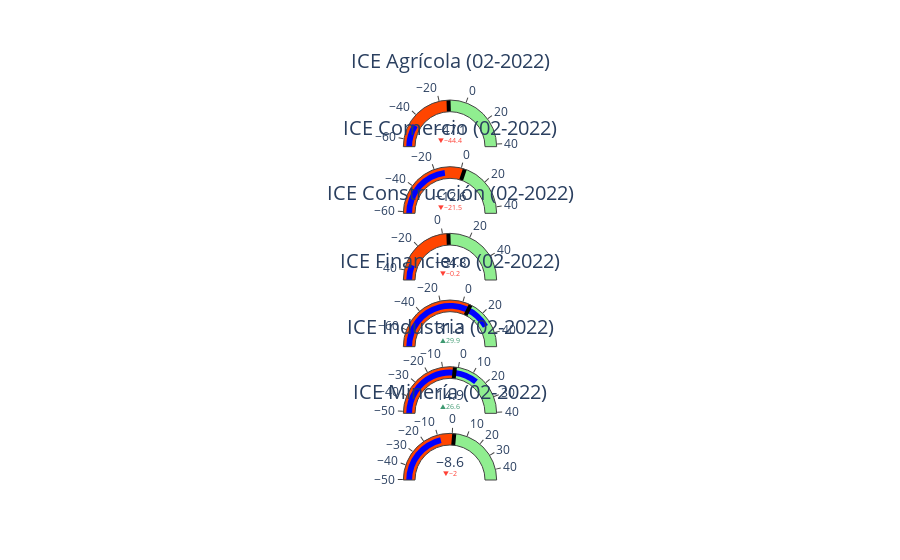

The code cell stored with this chart in its notebook:
### Code cell
indicadores = go.Figure()

indicadores.add_trace(go.Indicator(
    mode = "gauge+number+delta",
    delta = {'reference': ice_agricola[-2]},
    value = ice_agricola[-1],
    title = {'text': "ICE Agrícola (" + ice_agricola.index.strftime('%m-%Y')[-1] + ")"},
    gauge = {
        'axis': {'range': [ice_agricola.min(), ice_agricola.max()]},
        'bar': {'color': 'blue'},
        'steps': [
            {'range': [ice_agricola.min(), ice_agricola.median()], 'color': 'orangered'},
            {'range': [ice_agricola.median(), ice_agricola.max()], 'color': 'lightgreen'}],
        'threshold': {'line': {'color': "black", 'width': 4}, 'thickness': 1, 'value': ice_agricola.median()}       
    },
    domain = {'row': 0, 'column': 0}
    ))

indicadores.add_trace(go.Indicator(
    mode = "gauge+number+delta",
    delta = {'reference': ice_comercio[-2]},
    value = ice_comercio[-1],
    title = {'text': "ICE Comercio (" + ice_comercio.index.strftime('%m-%Y')[-1] + ")"},
    gauge = {
        'axis': {'range': [ice_comercio.min(), ice_comercio.max()]},
        'bar': {'color': 'blue'},
        'steps': [
            {'range': [ice_comercio.min(), ice_comercio.median()], 'color': 'orangered'},
            {'range': [ice_comercio.median(), ice_comercio.max()], 'color': 'lightgreen'}],
        'threshold': {'line': {'color': "black", 'width': 4}, 'thickness': 1, 'value': ice_comercio.median()}       
    },
    domain = {'row': 1, 'column': 0}
    ))

indicadores.add_trace(go.Indicator(
    mode = "gauge+number+delta",
    delta = {'reference': ice_construccion[-2]},
    value = ice_construccion[-1],
    title = {'text': "ICE Construcción (" + ice_construccion.index.strftime('%m-%Y')[-1] + ")"},
    gauge = {
        'axis': {'range': [ice_construccion.min(), ice_construccion.max()]},
        'bar': {'color': 'blue'},
        'steps': [
            {'range': [ice_construccion.min(), ice_construccion.median()], 'color': 'orangered'},
            {'range': [ice_construccion.median(), ice_construccion.max()], 'color': 'lightgreen'}],
        'threshold': {'line': {'color': "black", 'width': 4}, 'thickness': 1, 'value': ice_construccion.median()}       
    },
    domain = {'row': 2, 'column': 0}
    ))

indicadores.add_trace(go.Indicator(
    mode = "gauge+number+delta",
    delta = {'reference': ice_financiero[-2]},
    value = ice_financiero[-1],
    title = {'text': "ICE Financiero (" + ice_financiero.index.strftime('%m-%Y')[-1] + ")"},
    gauge = {
        'axis': {'range': [ice_financiero.min(), ice_financiero.max()]},
        'bar': {'color': 'blue'},
        'steps': [
            {'range': [ice_financiero.min(), ice_financiero.median()], 'color': 'orangered'},
            {'range': [ice_financiero.median(), ice_financiero.max()], 'color': 'lightgreen'}],
        'threshold': {'line': {'color': "black", 'width': 4}, 'thickness': 1, 'value': ice_financiero.median()}       
    },
    domain = {'row': 3, 'column': 0}
    ))

indicadores.add_trace(go.Indicator(
    mode = "gauge+number+delta",
    delta = {'reference': ice_industria[-2]},
    value = ice_industria[-1],
    title = {'text': "ICE Industria (" + ice_industria.index.strftime('%m-%Y')[-1] + ")"},
    gauge = {
        'axis': {'range': [ice_industria.min(), ice_industria.max()]},
        'bar': {'color': 'blue'},
        'steps': [
            {'range': [ice_industria.min(), ice_industria.median()], 'color': 'orangered'},
            {'range': [ice_industria.median(), ice_industria.max()], 'color': 'lightgreen'}],
        'threshold': {'line': {'color': "black", 'width': 4}, 'thickness': 1, 'value': ice_industria.median()}       
    },
    domain = {'row': 4, 'column': 0}
    ))

indicadores.add_trace(go.Indicator(
    mode = "gauge+number+delta",
    delta = {'reference': ice_mineria[-2]},
    value = ice_mineria[-1],
    title = {'text': "ICE Minería (" + ice_mineria.index.strftime('%m-%Y')[-1] + ")"},
    gauge = {
        'axis': {'range': [ice_mineria.min(), ice_mineria.max()]},
        'bar': {'color': 'blue'},
        'steps': [
            {'range': [ice_mineria.min(), ice_mineria.median()], 'color': 'orangered'},
            {'range': [ice_mineria.median(), ice_mineria.max()], 'color': 'lightgreen'}],
        'threshold': {'line': {'color': "black", 'width': 4}, 'thickness': 1, 'value': ice_mineria.median()}       
    },
    domain = {'row': 5, 'column': 0}
    ))

indicadores.update_layout(
    grid = {'rows': 6, 'columns': 1, 'pattern': "independent"},
    template = {'data' : {'indicator': [{
        'title': {'text': "Speed"},
        'mode' : "number+delta+gauge",
        'delta' : {'reference': 90}}]
                         }})

indicadores.show()

### Figure 1 — Plotly figure (JSON) as saved in the notebook; plotly's stock layout.template omitted (floating-point values rounded to 4 significant figures)
{"data": [{"delta": {"reference": -2.674}, "domain": {"column": 0, "row": 0}, "gauge": {"axis": {"range": [-65.83, 41.88]}, "bar": {"color": "blue"}, "steps": [{"color": "orangered", "range": [-65.83, -13.07]}, {"color": "lightgreen", "range": [-13.07, 41.88]}], "threshold": {"line": {"color": "black", "width": 4}, "thickness": 1, "value": -13.07}}, "mode": "gauge+number+delta", "title": {"text": "ICE Agrícola (02-2022)"}, "type": "indicator", "value": -47.06}, {"delta": {"reference": 8.909}, "domain": {"column": 0, "row": 1}, "gauge": {"axis": {"range": [-61.4, 44.79]}, "bar": {"color": "blue"}, "steps": [{"color": "orangered", "range": [-61.4, 2.602]}, {"color": "lightgreen", "range": [2.602, 44.79]}], "threshold": {"line": {"color": "black", "width": 4}, "thickness": 1, "value": 2.602}}, "mode": "gauge+number+delta", "title": {"text": "ICE Comercio (02-2022)"}, "type": "indicator", "value": -12.58}, {"delta": {"reference": -34.64}, "domain": {"column": 0, "row": 2}, "gauge": {"axis": {"range": [-47.27, 58.16]}, "bar": {"color": "blue"}, "steps": [{"color": "orangered", "range": [-47.27, 4.277]}, {"color": "lightgreen", "range": [4.277, 58.16]}], "threshold": {"line": {"color": "black", "width": 4}, "thickness": 1, "value": 4.277}}, "mode": "gauge+number+delta", "title": {"text": "ICE Construcción (02-2022)"}, "type": "indicator", "value": -34.79}, {"delta": {"reference": 1.355}, "domain": {"column": 0, "row": 3}, "gauge": {"axis": {"range": [-75, 52.27]}, "bar": {"color": "blue"}, "steps": [{"color": "orangered", "range": [-75, 7.225]}, {"color": "lightgreen", "range": [7.225, 52.27]}], "threshold": {"line": {"color": "black", "width": 4}, "thickness": 1, "value": 7.225}}, "mode": "gauge+number+delta", "title": {"text": "ICE Financiero (02-2022)"}, "type": "indicator", "value": 31.25}, {"delta": {"reference": -11.69}, "domain": {"column": 0, "row": 4}, "gauge": {"axis": {"range": [-51.3, 40.72]}, "bar": {"color": "blue"}, "steps": [{"color": "orangered", "range": [-51.3, -2.158]}, {"color": "lightgreen", "range": [-2.158, 40.72]}], "threshold": {"line": {"color": "black", "width": 4}, "thickness": 1, "value": -2.158}}, "mode": "gauge+number+delta", "title": {"text": "ICE Industria (02-2022)"}, "type": "indicator", "value": 14.91}, {"delta": {"reference": -6.531}, "domain": {"column": 0, "row": 5}, "gauge": {"axis": {"range": [-50.26, 47.22]}, "bar": {"color": "blue"}, "steps": [{"color": "orangered", "range": [-50.26, 1.339]}, {"color": "lightgreen", "range": [1.339, 47.22]}], "threshold": {"line": {"color": "black", "width": 4}, "thickness": 1, "value": 1.339}}, "mode": "gauge+number+delta", "title": {"text": "ICE Minería (02-2022)"}, "type": "indicator", "value": -8.556}], "layout": {"grid": {"columns": 1, "pattern": "independent", "rows": 6}}}
